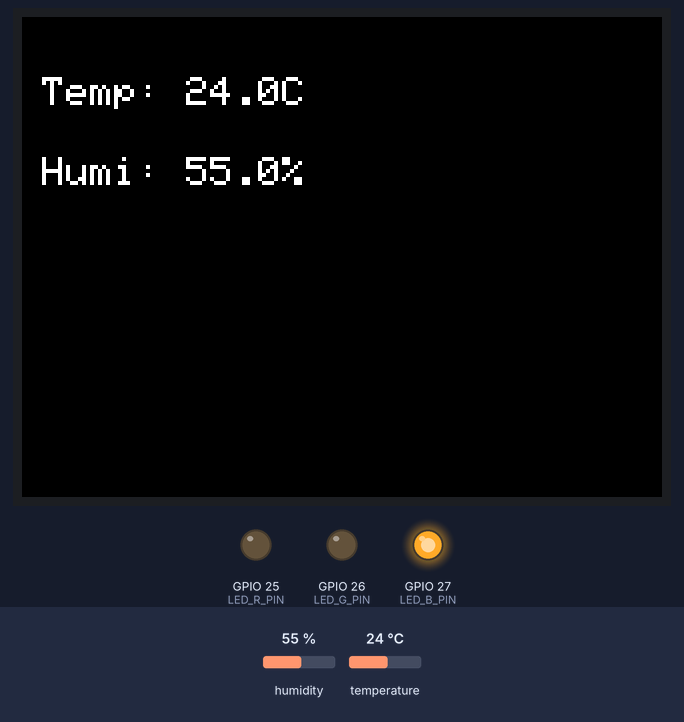
Simulated run of this sketch. Board: ESP32. On the bench: 320×240 colour display, output pins drawn as LEDs (lit = HIGH). The test bench sets the inputs (shaded band); at power-on: humidity 55 %, temperature 24 °C.

Above: at 5.7 s.
5.8 s: humidity set to 68 %
At 11.3 s:
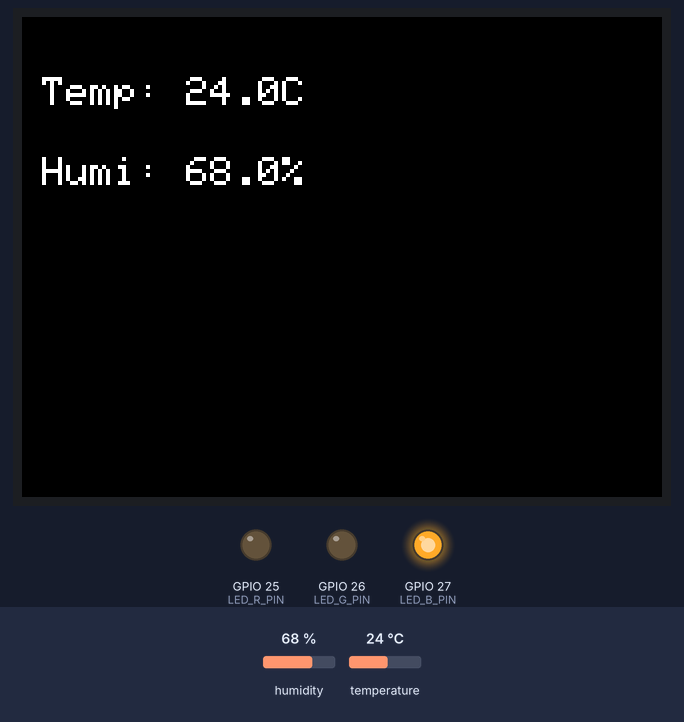
11.6 s: humidity set to 71 %
At 16.3 s:
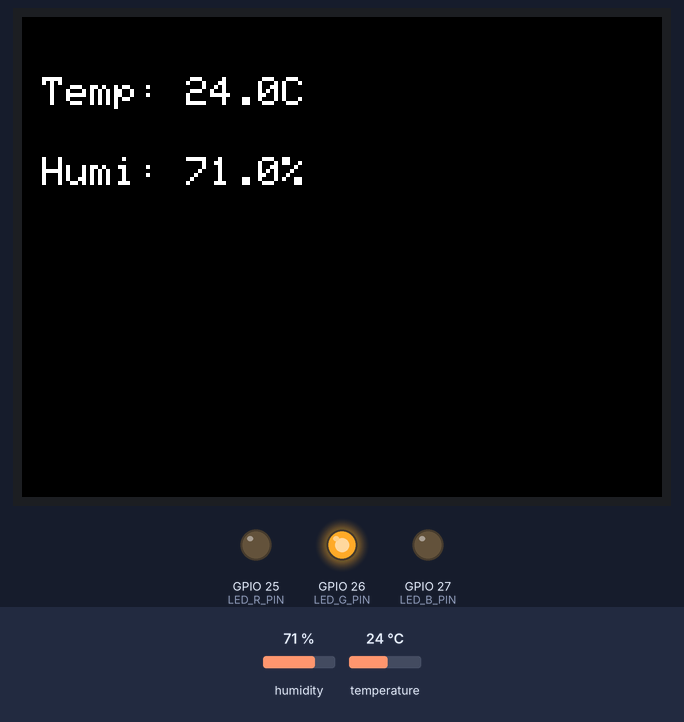
16.6 s: humidity set to 79 %
21.6 s: humidity set to 82 %
At 26.3 s:
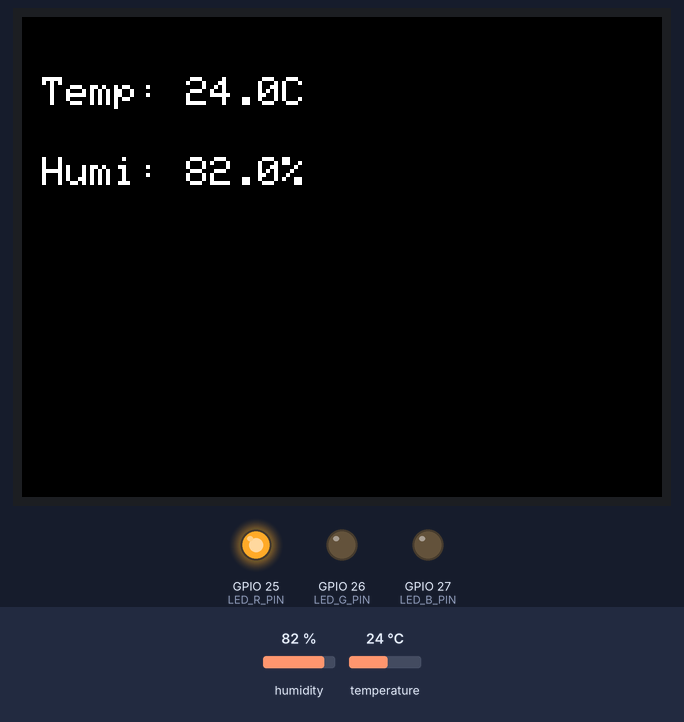
26.6 s: temperature set to 12 °C
At 31.5 s:
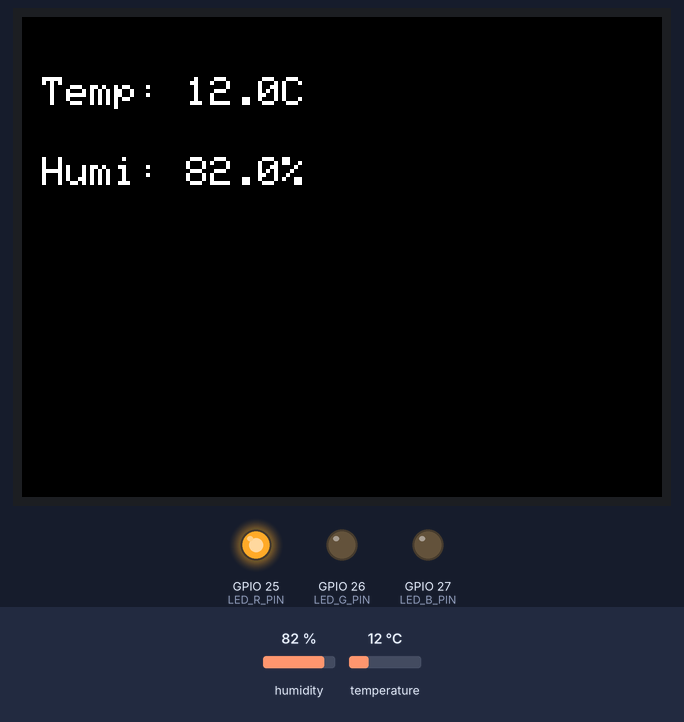
Timing chart, 0 to 32.6 s (numbered marks = the images above; inputs shaded):
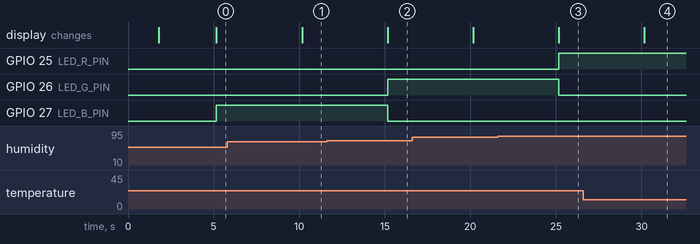

The sketch:

temperatureviewer.ino
```cpp
#include <Wire.h>
#include <Adafruit_AHTX0.h>
#include <TFT_eSPI.h>
#include <Button2.h>

#define SDA_PIN        21
#define SCL_PIN        22

#define LED_R_PIN      25
#define LED_G_PIN      26
#define LED_B_PIN      27

#define LED_R_CHANNEL 0
#define LED_G_CHANNEL 1
#define LED_B_CHANNEL 2

#define BUTTON_UNIT_PIN  0

#define PWM_FREQ 5000
#define PWM_RESOLUTION 8

Adafruit_AHTX0 aht;
TFT_eSPI       tft = TFT_eSPI();
Button2        btnUnit(BUTTON_UNIT_PIN);

bool useCelsius = true;
uint32_t lastReadMs = 0;
const uint32_t READ_INTERVAL = 5000;

void setup() {
  tft.init();
  tft.setRotation(3);
  tft.fillScreen(TFT_BLACK);
  tft.setTextSize(2);
  tft.setTextColor(TFT_WHITE, TFT_BLACK);

  Wire.begin(SDA_PIN, SCL_PIN);
  if (!aht.begin()) {
    tft.println("AHT20 未偵測到");
    while (1) delay(10);
  }
  tft.println("AHT20 OK");
  delay(1500);
  tft.fillScreen(TFT_BLACK);

  ledcSetup(LED_R_CHANNEL, PWM_FREQ, PWM_RESOLUTION);
  ledcSetup(LED_G_CHANNEL, PWM_FREQ, PWM_RESOLUTION);
  ledcSetup(LED_B_CHANNEL, PWM_FREQ, PWM_RESOLUTION);

  ledcAttachPin(LED_R_PIN, LED_R_CHANNEL);
  ledcAttachPin(LED_G_PIN, LED_G_CHANNEL);
  ledcAttachPin(LED_B_PIN, LED_B_CHANNEL);

  setLedColor(0, 0, 0);

  btnUnit.setPressedHandler([](Button2 &){
    useCelsius = !useCelsius;
  });
}

void loop() {
  btnUnit.loop();
  uint32_t now = millis();
  if (now - lastReadMs >= READ_INTERVAL) {
    lastReadMs = now;

    sensors_event_t humidity, temp;
    aht.getEvent(&humidity, &temp);
    float tC  = temp.temperature;
    float hum = humidity.relative_humidity;

    float tDisp = useCelsius ? tC : tC * 1.8 + 32.0;
    char  unit  = useCelsius ? 'C' : 'F';

    tft.fillScreen(TFT_BLACK);
    tft.setCursor(10, 30);
    tft.printf("Temp: %.1f%c\n", tDisp, unit);
    tft.setCursor(10, 70);
    tft.printf("Humi: %.1f%%", hum);

    if (hum < 70) {
      setLedColor(0, 0, 255);
    } else if (hum <= 80) {
      setLedColor(0, 255, 0);
    } else {
      setLedColor(255, 0, 0);
    }
  }
}

void setLedColor(uint8_t r, uint8_t g, uint8_t b) {
  ledcWrite(LED_R_CHANNEL, r);
  ledcWrite(LED_G_CHANNEL, g);
  ledcWrite(LED_B_CHANNEL, b);
}
```

Measured:
- the behaviour switches between 69 and 70 % on humidity (found by bisection; images 1 and 2)
- the behaviour switches between 80 and 81 % on humidity (found by bisection; images 2 and 3)
- after the input at 5.8 s, the display: changes after 4.4 s (image 1)
- after the input at 11.6 s, GPIO 26 (LED_G_PIN): LOW → HIGH after 3.6 s; GPIO 27 (LED_B_PIN): HIGH → LOW after 3.6 s; the display: changes after 3.6 s (image 2)
- after the input at 21.6 s, GPIO 25 (LED_R_PIN): LOW → HIGH after 3.6 s; GPIO 26 (LED_G_PIN): HIGH → LOW after 3.6 s; the display: changes after 3.6 s (image 3)
- after the input at 26.6 s, the display: changes after 3.6 s (image 4)
